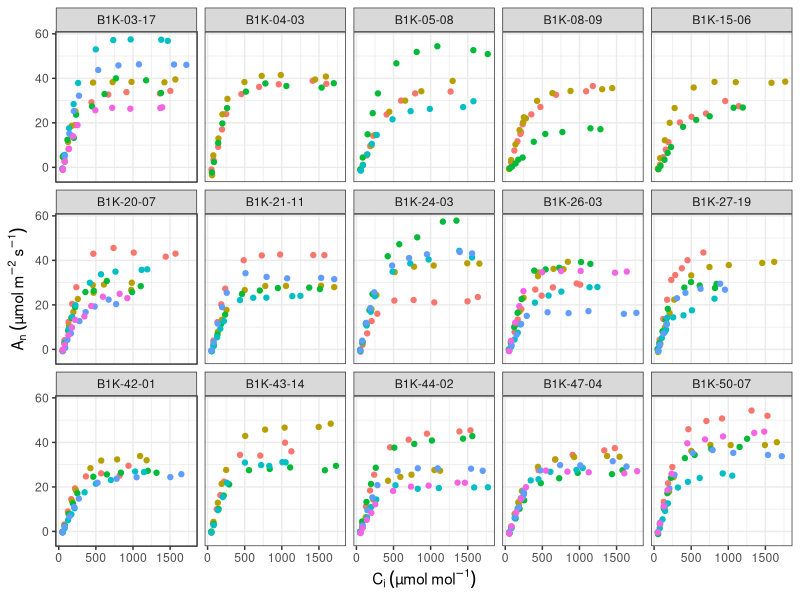
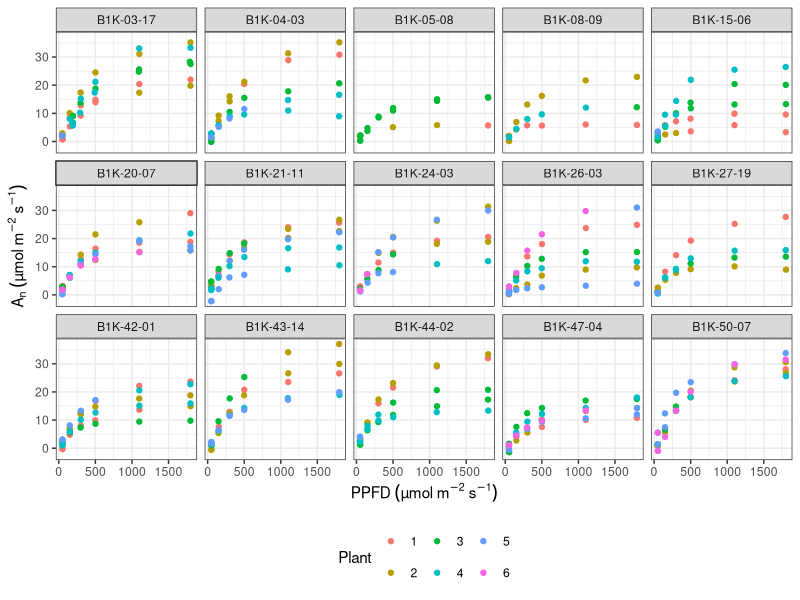
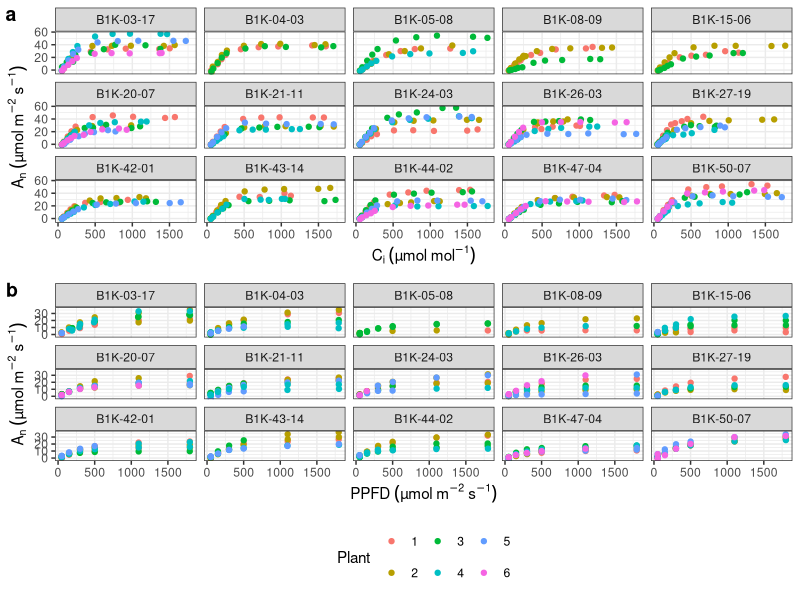
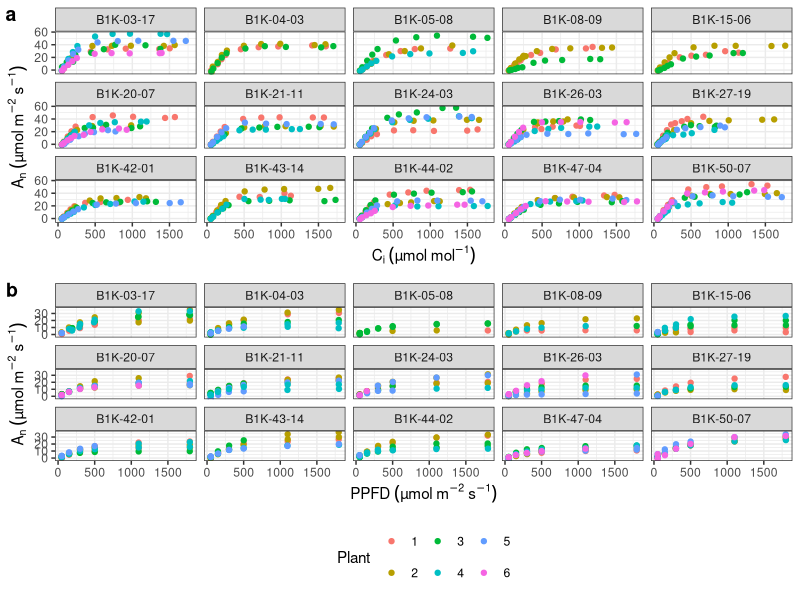

The R source for these figures, in order:
library(dplyr)
library(tidyr)
library(ggplot2)
library(purrr)
library(reshape2)
library(ggpubr)

setwd("C:/Users/Rudan/Documents/GitHub/FvCBestimation/")

ACi <- read.csv("data/2022_ACi_rawData_barley.csv")
AQ <- read.csv("data/2022_AQcurves_rawData_barley.csv")
ref <- read.csv("data/2022_barley_reference.csv")
AQ <- AQ[AQ$Flag_removal!="x",]

ACi$ID <- paste0(ACi$Plot,"_",ACi$Repeat)
AQ$ID <- paste0(AQ$Plot,"_",ACi$Repeat)
ACi$genotype <- ref$Accession[match(ACi$Plot,ref$PlotID)]
AQ$genotype <- ref$Accession[match(AQ$Plot,ref$PlotID)]

rmind <- which(ACi$genotype=="B1K-14-17" & ACi$Photo < (-5))
ACi <- ACi[-rmind,]

genotype_id <- intersect(ACi$genotype, AQ$genotype)
genotype_id <- genotype_id[1:15]
# genotype_id <- c("B1K-03-17","B1K-12-10","B1K-25-08","B1K-23-19","B1K-26-13",
#                  "B1K-27-19","B1K-28-13","B1K-30-13","B1K-36-15","B1K-45-05")


ACi <- ACi[ACi$genotype%in%genotype_id,c("Ci","Photo","PPFD","genotype","ID", "Plot")]
AQ <- AQ[AQ$genotype%in%genotype_id,c("Ci","A","PAR","genotype","ID", "Plot")]


ACi <- ACi %>%
  group_by(genotype) %>%
  mutate(
    ID_new = match(ID, unique(ID)),
    ID_new = as.character(ID_new)
  ) %>%
  ungroup()

AQ <- AQ %>%
  group_by(genotype) %>%
  mutate(
    ID_new = match(ID, unique(ID)),
    ID_new = as.character(ID_new)
  ) %>%
  ungroup()

g1 <- ggplot(ACi, aes(x = Ci, y = Photo,  color = ID_new)) +
  geom_point() +
  facet_wrap(~ genotype, ncol=5) +
  theme_bw() +
  labs(x = expression(C[i]~(µmol~mol^{-1})),
       y = expression(A[n]~(µmol~m^{-2}~s^{-1})),
       color = "Plant") +
  theme(legend.position = "none")

g1

g2 <- ggplot(AQ, aes(x = PAR, y = A, color = ID_new)) +
  geom_point() +
  facet_wrap(~ genotype, ncol=5) +
  theme_bw() +
  labs(x = expression(PPFD~(µmol~m^{-2}~s^{-1})),
       y = expression(A[n]~(µmol~m^{-2}~s^{-1})),
       color = "Plant") +
  theme(legend.position = "bottom")

g2

ggarrange(g1,g2,labels = c('a', 'b'), ncol=1, heights = c(0.85,1))

ggsave(filename = paste0("results/Figures/SFig8_real_data_distribution.png"),width = 7, height = 9)
